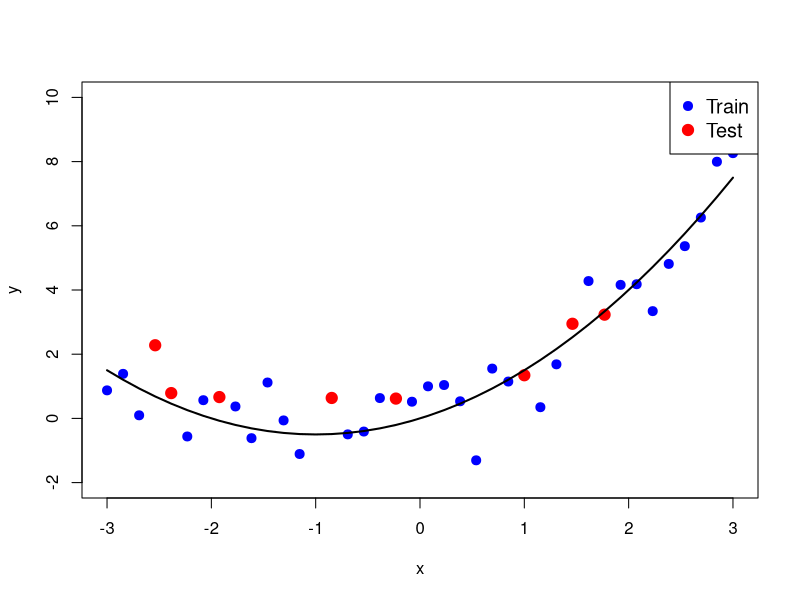
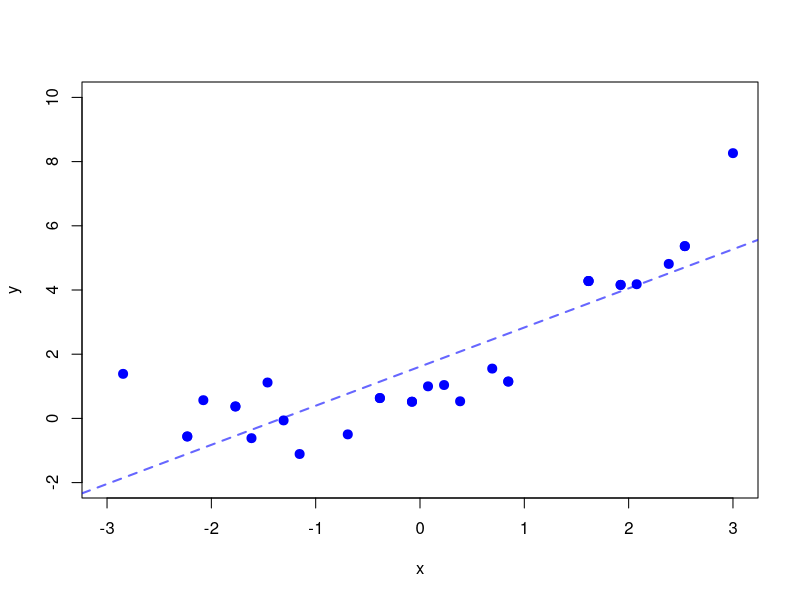
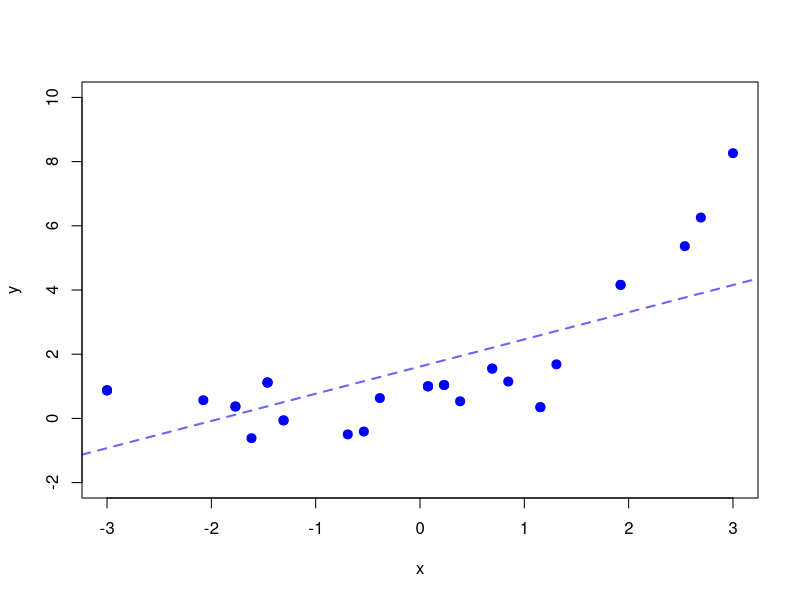
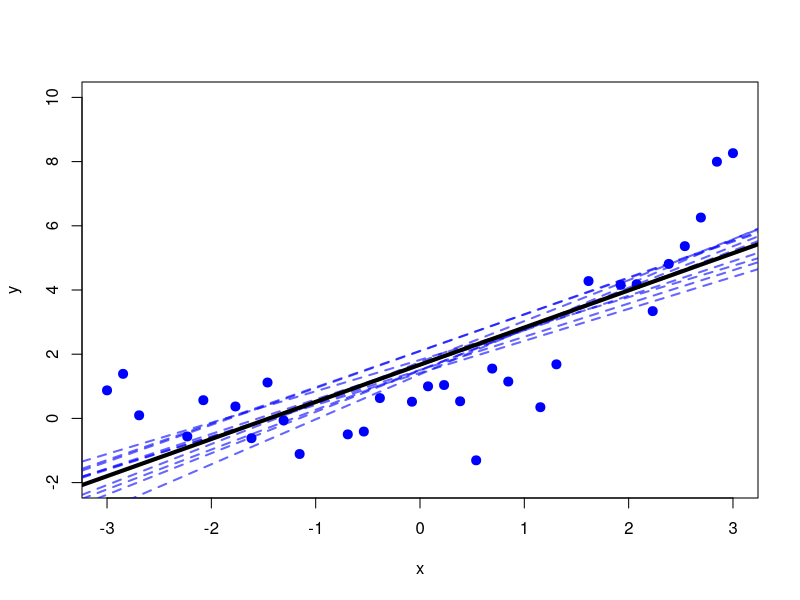
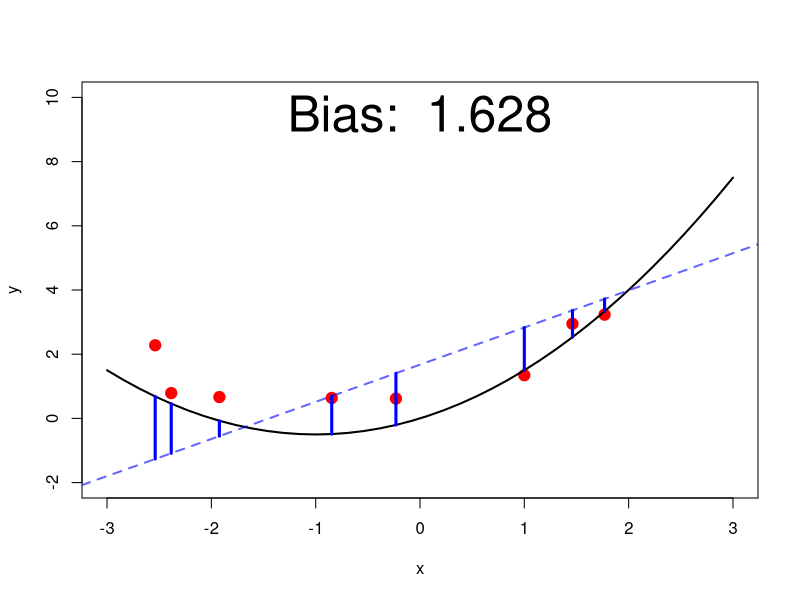
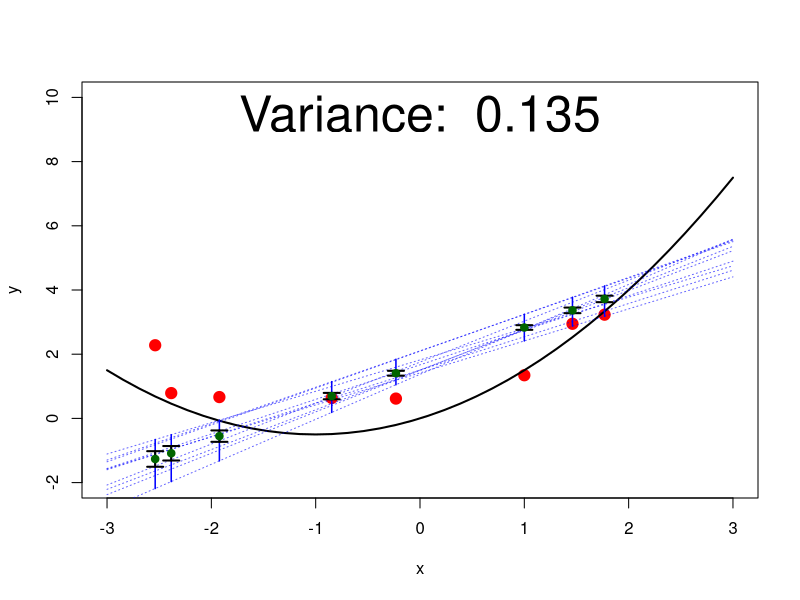
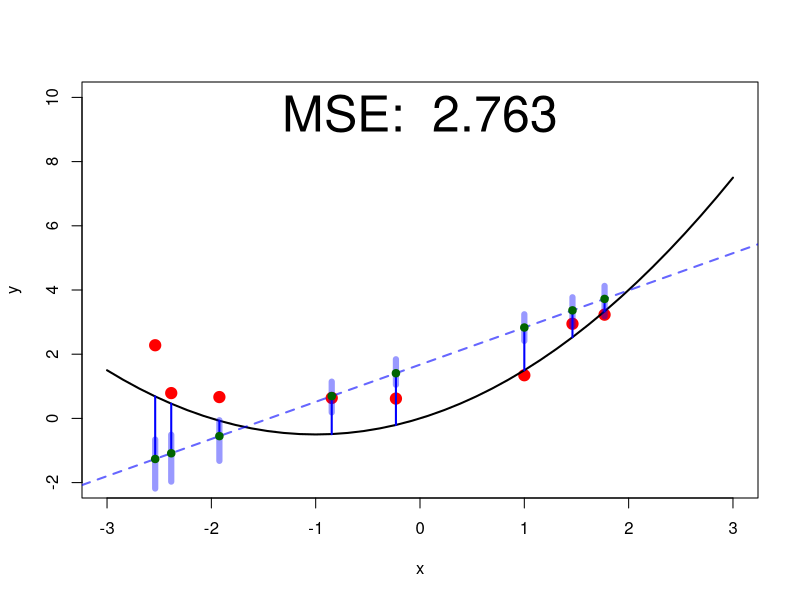
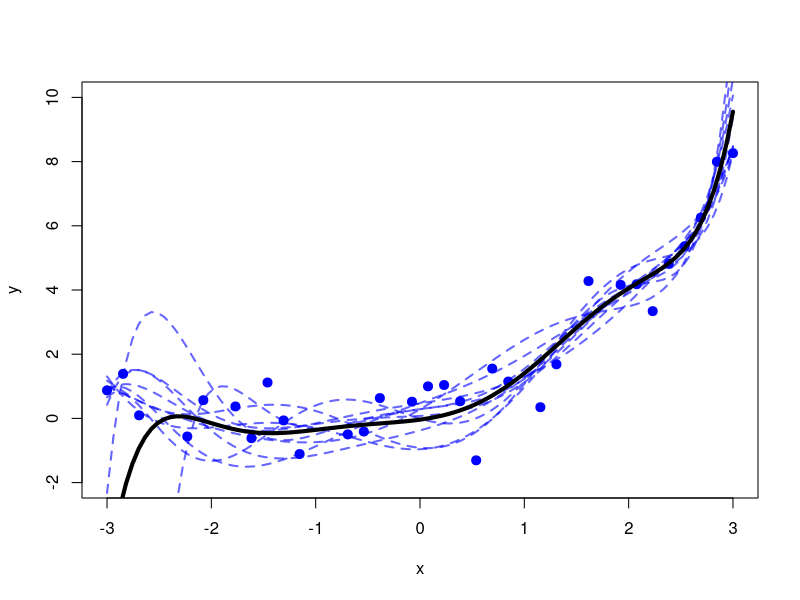

The R script that drew these images, in order:
# ------------------------------------------------------------------------------
# bias-var-decomposition
# ------------------------------------------------------------------------------

set.seed(1)

calculate_polynomial <- function(coef,poly_grade,x){
    # Calculate the polynomial using the coeffficients
    y <- coef[1]
    for (i in 2:(poly_grade+1)){
        y <- y + coef[i] * x^(i-1)
    }
    return(y)
}

plot_polynomial <- function(coef,poly_grade,color="blue",lwd=2,lty=2){
    # Plot the polynomial using the coeffficients
    x <- seq(-3, 3, length.out = 100)
    y <- calculate_polynomial(coef,poly_grade,x)
    # 
    lines(x, y, col = color, lwd=lwd,lty=lty)
}

train_model <- function(training_lenght,X_train,Y_train,poly_grade=1,plot_points = FALSE){
    # Bootstrap the training data
    sample_index <- sample(1:training_length, training_length, replace = TRUE)
    X_train_sample <- X_train[sample_index]
    Y_train_sample <- Y_train[sample_index]
    # Make a dashed line with the model if the flag is true
    if (plot_points){
        plot(X_train_sample, Y_train_sample, col = "blue", pch = 19, cex = 1.2, xlim = c(-3, 3), ylim = c(-2, 10), xlab = "x",ylab = "y")
    }
    model = lm(Y_train_sample ~ poly(X_train_sample, poly_grade,raw=TRUE))
    if (poly_grade == 1){
        abline(model,col=rgb(0, 0, 1, 0.6), lwd = 2, lty=2)
    }
    if (poly_grade > 1){
        plot_polynomial(coef(model), poly_grade, color=rgb(0, 0, 1, 0.6))
        }
    return(coef(model))
}

save_plot <- function(path){
png(path)
}

data_length=40
training_fraction <- 0.80
training_length <- round(training_fraction * data_length)
number_of_models=10

X <- seq(-3, 3, length.out = data_length)
# Apply a polynomial transformation to X and add noise
error_std <- 1
Y_noiseless <-  X + 0.5 * X^2
Y <- Y_noiseless+ rnorm(data_length, mean = 0, sd = error_std)

# Divide the data into training and test
train_index <- sample(1:data_length, training_length )
X_train <- X[train_index]
Y_train <- Y[train_index]
X_test <- X[-train_index]
Y_test <- Y[-train_index]
Y_true_test <- Y_noiseless[-train_index]

### 1st plot: Plot of train and test data
save_plot("../figure/bias_variance_decomposition-train_test.png")
plot(X_train, Y_train, col = "blue", pch = 19, cex = 1.2, xlim = c(-3, 3), ylim = c(-2, 10),xlab = "x",ylab = "y")
points(X[-train_index], Y[-train_index], col = "red", pch = 19, cex = 1.5)
# add a legend
legend("topright", legend = c("Train", "Test"), col = c("blue", "red"), pch = 19, pt.cex = c(1.2, 1.5), cex=1.2)
lines(X, Y_noiseless, col = "black", lwd = 2)
dev.off()

### 2nd plot: Explain the sampling with replacement ( bootstrap), show it two times
save_plot("../figure/bias_variance_decomposition-bootstrap_2.png")
train_model(training_length,X_train,Y_train,1,TRUE)
dev.off()
save_plot("../figure/bias_variance_decomposition-bootstrap_1.png")
train_model(training_length,X_train,Y_train,1,TRUE)
dev.off()


### 3th plot: Train N models using different samples from the training data and show them, also show the average model
coef_list <- list()
save_plot("../figure/bias_variance_decomposition-linear_model.png")
plot(X_train, Y_train, col = "blue", pch = 19, cex = 1.2, xlim = c(-3, 3), ylim = c(-2, 10),xlab = "x",ylab = "y")
for (i in 1:number_of_models) {
  coef_list[[i]] <- train_model(training_length,X_train,Y_train,1,FALSE)

}
coef_df <- do.call(rbind, coef_list)
coef_df_mean <- apply(coef_df, 2, mean)
abline(coef_df_mean, col = "black", lwd = 4)
dev.off()


### 4th plot: Plot test points, real model, average model and show the bias
save_plot("../figure/bias_variance_decomposition-linear_model_bias.png")
bias = mean(((coef_df_mean[1] + coef_df_mean[2] * X_test) - ( X_test + 0.5 * X_test^2))^2)
plot(X_test, Y_test, col = "red", pch = 19, cex = 1.5, xlim = c(-3, 3), ylim = c(-2, 10),xlab = "x",ylab = "y")
lines(X, Y_noiseless, col = "black", lwd = 2)
abline(coef_df_mean, col=rgb(0, 0, 1, 0.6), lwd = 2, lty=2)
segments(X_test,Y_true_test, X_test, calculate_polynomial(coef_df_mean,1,X_test), col = "blue", lwd = 3, lty = 'solid')
# calculate the mean bias with respect to the real model in the test data
text(0, 9.5, paste("Bias: ",round(bias,3)), cex = 3)
dev.off()

### 5th plot: Plot test points, real model, and the predictions of each trained model
save_plot("../figure/bias_variance_decomposition-linear_model_variance.png")
Y_test_predicted <- matrix(0, nrow = number_of_models, ncol = length(X_test))
for (i in 1:number_of_models) {
  Y_test_predicted[i,] <-  coef_list[[i]][1] + coef_list[[i]][2] * X_test
}
prediction_means <- apply(Y_test_predicted, 2, mean)
prediction_vars <- apply(Y_test_predicted, 2, var)
prediction_min <- apply(Y_test_predicted, 2, min)
prediction_max <- apply(Y_test_predicted, 2, max)
plot(X_test, Y_test, col = "red", pch = 19, cex = 1.5,
     xlim = c(-3, 3), ylim = c(-2, 10), xlab = "x", ylab = "y")
lines(X, Y_noiseless, col = "black", lwd = 2)
for (i in 1:number_of_models) {
  plot_polynomial(coef_list[[i]], 1, col = rgb(0, 0, 1, 0.6), lwd = 1, lty = 3)
}
for (j in 1:length(X_test)) {
  segments(X_test[j], prediction_min[j], X_test[j], prediction_max[j],
           col = "blue", lty = 'solid', lwd = 1.5)
}
arrows(X_test,
       prediction_means - prediction_vars,
       X_test,
       prediction_means + prediction_vars,
       angle = 90, code = 3, length = 0.08,
       col = "black", lwd = 2)
points(X_test, prediction_means, col = "darkgreen", pch = 19, cex = 1)
text(0, 9.5, paste("Variance: ", round(mean(prediction_vars), 3)), cex = 3)
dev.off()


### 6th plot: MSE
save_plot("../figure/bias_variance_decomposition-linear_model_mse.png")

Y_pred_mean <- calculate_polynomial(coef_df_mean, 1, X_test)
bias_squared <- (Y_pred_mean - Y_true_test)^2
variance <- prediction_vars
noise <- rep(error_std^2, length(X_test))

# MSE = Bias² + Variance + Noise
mse <- bias_squared + variance + noise
mse_total <- mean(mse)

plot(X_test, Y_test, col = "red", pch = 19, cex = 1.5,
     xlim = c(-3, 3), ylim = c(-2, 10),
     xlab = "x", ylab = "y")
lines(X, Y_noiseless, col = "black", lwd = 2)
abline(coef_df_mean, col = rgb(0, 0, 1, 0.6), lwd = 2, lty=2)
segments(X_test, Y_true_test, X_test, Y_pred_mean,
         col = "blue", lwd = 2) # bias
prediction_min <- apply(Y_test_predicted, 2, min)
prediction_max <- apply(Y_test_predicted, 2, max)

for (j in 1:length(X_test)) {
  segments(X_test[j], prediction_min[j], X_test[j], prediction_max[j],
           col = rgb(0,0,1,0.4), lty = 'solid', lwd = 6)
} # var
points(X_test, Y_pred_mean, col = "darkgreen", pch = 19, cex = 1)
text(0, 9.5, paste("MSE: ", round(mse_total, 3)), cex = 3)

dev.off()


###### Now, a much more complex model ######
grade=7
### 7th plot: Train N models using different samples from the training data and show them, also show the average model
coef_list <- list()
save_plot("../figure/bias_variance_decomposition-complex_model.png")
plot(X_train, Y_train, col = "blue", pch = 19, cex = 1.2, xlim = c(-3, 3), ylim = c(-2, 10),xlab = "x",ylab = "y")
for (i in 1:number_of_models) {
  coef_list[[i]] <- train_model(training_length,X_train,Y_train,grade,FALSE)
}
coef_df <- do.call(rbind, coef_list)
coef_df_mean <- apply(coef_df, 2, mean)
plot_polynomial(coef_df_mean,grade,"black",4,1)
dev.off()

### 8th plot: Plot test points, real model, average model and show the bias
save_plot("../figure/bias_variance_decomposition-complex_model_bias.png")
bias=mean(((calculate_polynomial(coef_df_mean,grade,X_test)) - (X_test + 0.5 * X_test^2))^2)
plot(X_test, Y_test, col = "red", pch = 19, cex = 1.5,xlim = c(-3, 3), ylim = c(-2, 10),xlab = "x",ylab = "y")
lines(X, Y_noiseless, col = "black", lwd = 2)
plot_polynomial(coef_df_mean,grade,rgb(0, 0, 1, 0.6),2,2)
segments(X_test,Y_true_test, X_test, calculate_polynomial(coef_df_mean,grade,X_test), col = "blue", lwd = 3, lty = 'solid')
text(0, 9.5, paste("Bias: ",round(bias,3)), cex = 3)
dev.off()


### 9th plot: Plot test points, real model, and the predictions of each trained model
save_plot("../figure/bias_variance_decomposition-complex_model_variance.png")
Y_test_predicted <- matrix(0, nrow = number_of_models, ncol = length(X_test))
for (i in 1:number_of_models) {
  Y_test_predicted[i,] <-  calculate_polynomial(coef_list[[i]],grade,X_test)
}
prediction_means <- apply(Y_test_predicted, 2, mean)
prediction_vars <- apply(Y_test_predicted, 2, var)
prediction_min <- apply(Y_test_predicted, 2, min)
prediction_max <- apply(Y_test_predicted, 2, max)
plot(X_test, Y_test, col = "red", pch = 19, cex = 1.5,
     xlim = c(-3, 3), ylim = c(-2, 10), xlab = "x", ylab = "y")
lines(X, Y_noiseless, col = "black", lwd = 2)
for (i in 1:number_of_models) {
  plot_polynomial(coef_list[[i]], grade, col = rgb(0, 0, 1, 0.6), lwd = 1, lty = 3)
}
for (j in 1:length(X_test)) {
  segments(X_test[j], prediction_min[j], X_test[j], prediction_max[j],
           col = "blue", lty = 'solid', lwd = 1.5)
}
arrows(X_test,
       prediction_means - prediction_vars,
       X_test,
       prediction_means + prediction_vars,
       angle = 90, code = 3, length = 0.08,
       col = "black", lwd = 2)
points(X_test, prediction_means, col = "darkgreen", pch = 19, cex = 1)
text(0, 9.5, paste("Variance: ", round(mean(prediction_vars), 3)), cex = 3)
dev.off()


### 10th plot: MSE
save_plot("../figure/bias_variance_decomposition-complex_model_mse.png")

Y_pred_mean <- calculate_polynomial(coef_df_mean, grade, X_test)
bias_squared <- (Y_pred_mean - Y_true_test)^2
variance <- prediction_vars
noise <- rep(error_std^2, length(X_test))

# MSE = Bias² + Variance + Noise
mse <- bias_squared + variance + noise
mse_total <- mean(mse)

plot(X_test, Y_test, col = "red", pch = 19, cex = 1.5,
     xlim = c(-3, 3), ylim = c(-2, 10),
     xlab = "x", ylab = "y")
lines(X, Y_noiseless, col = "black", lwd = 2)
plot_polynomial(coef_df_mean, grade, color = rgb(0, 0, 1, 0.6), lwd = 2, lty = 2)
segments(X_test, Y_true_test, X_test, Y_pred_mean,
         col = "blue", lwd = 2) # bias
prediction_min <- apply(Y_test_predicted, 2, min)
prediction_max <- apply(Y_test_predicted, 2, max)

for (j in 1:length(X_test)) {
  segments(X_test[j], prediction_min[j], X_test[j], prediction_max[j],
           col = rgb(0,0,1,0.4), lty = 'solid', lwd = 6)
} # var
points(X_test, Y_pred_mean, col = "darkgreen", pch = 19, cex = 1)
text(0, 9.5, paste("MSE: ", round(mse_total, 3)), cex = 3)

dev.off()

###### Now, the correct model ######
grade=2

### 11th plot: Train N models using different samples from the training data and show them, also show the average model
coef_list <- list()
save_plot("../figure/bias_variance_decomposition-correct_model.png")
plot(X_train, Y_train, col = "blue", pch = 19, cex = 1.2, xlim = c(-3, 3), ylim = c(-2, 10),xlab = "x",ylab = "y")
for (i in 1:number_of_models) {
  coef_list[[i]] <- train_model(training_length,X_train,Y_train,grade,FALSE)
}
coef_df <- do.call(rbind, coef_list)
coef_df_mean <- apply(coef_df, 2, mean)
plot_polynomial(coef_df_mean,grade,"black",4,1)
dev.off()

### 12th plot: Plot test points, real model, average model and show the bias
save_plot("../figure/bias_variance_decomposition-correct_model_bias.png")
bias=mean(((calculate_polynomial(coef_df_mean,grade,X_test)) - (X_test + 0.5 * X_test^2))^2)
plot(X_test, Y_test, col = "red", pch = 19, cex = 1.5,xlim = c(-3, 3), ylim = c(-2, 10),xlab = "x",ylab = "y")
lines(X, Y_noiseless, col = "black", lwd = 2)
plot_polynomial(coef_df_mean,grade,rgb(0,0,1,0.6),2,2)
segments(X_test,Y_true_test, X_test, calculate_polynomial(coef_df_mean,grade,X_test), col = "blue", lwd = 3, lty = 'solid')
text(0, 9.5, paste("Bias: ",round(bias,3)), cex = 3)
dev.off()

### 13th plot: Plot test points, real model, and the predictions of each trained model
save_plot("../figure/bias_variance_decomposition-correct_model_variance.png")
Y_test_predicted <- matrix(0, nrow = number_of_models, ncol = length(X_test))
for (i in 1:number_of_models) {
  Y_test_predicted[i,] <-  calculate_polynomial(coef_list[[i]],grade,X_test)
}
prediction_means <- apply(Y_test_predicted, 2, mean)
prediction_vars <- apply(Y_test_predicted, 2, var)
prediction_min <- apply(Y_test_predicted, 2, min)
prediction_max <- apply(Y_test_predicted, 2, max)
plot(X_test, Y_test, col = "red", pch = 19, cex = 1.5,
     xlim = c(-3, 3), ylim = c(-2, 10), xlab = "x", ylab = "y")
lines(X, Y_noiseless, col = "black", lwd = 2)
for (i in 1:number_of_models) {
  plot_polynomial(coef_list[[i]], grade, col = rgb(0, 0, 1, 0.6), lwd = 1, lty = 3)
}
for (j in 1:length(X_test)) {
  segments(X_test[j], prediction_min[j], X_test[j], prediction_max[j],
           col = "blue", lty = 'solid', lwd = 1.5)
}
arrows(X_test,
       prediction_means - prediction_vars,
       X_test,
       prediction_means + prediction_vars,
       angle = 90, code = 3, length = 0.08,
       col = "black", lwd = 2)
points(X_test, prediction_means, col = "darkgreen", pch = 19, cex = 1)
text(0, 9.5, paste("Variance: ", round(mean(prediction_vars), 3)), cex = 3)
dev.off()



### 14th plot: MSE visualization for correct model (grade = 2)

save_plot("../figure/bias_variance_decomposition-correct_model_mse.png")

Y_pred_mean <- calculate_polynomial(coef_df_mean, grade, X_test)

bias_squared <- (Y_pred_mean - Y_true_test)^2
variance <- prediction_vars
noise <- rep(error_std^2, length(X_test))

mse <- bias_squared + variance + noise
mse_total <- mean(mse)

plot(X_test, Y_test, col = "red", pch = 19, cex = 1.5,
     xlim = c(-3, 3), ylim = c(-2, 10),
     xlab = "x", ylab = "y")

lines(X, Y_noiseless, col = "black", lwd = 2)

plot_polynomial(coef_df_mean, grade, color = rgb(0, 0, 1, 0.6), lwd = 2, lty = 2)
segments(X_test, Y_true_test, X_test, Y_pred_mean,
         col = "blue", lwd = 2) #bias
prediction_min <- apply(Y_test_predicted, 2, min)
prediction_max <- apply(Y_test_predicted, 2, max)
for (j in 1:length(X_test)) {
  segments(X_test[j], prediction_min[j], X_test[j], prediction_max[j],
           col = rgb(0, 0, 1, 0.4), lty = 'solid', lwd = 6)
} #var

points(X_test, Y_pred_mean, col = "darkgreen", pch = 19, cex = 1)
text(0, 9.5, paste("MSE: ", round(mse_total, 3)), cex = 3)
dev.off()

